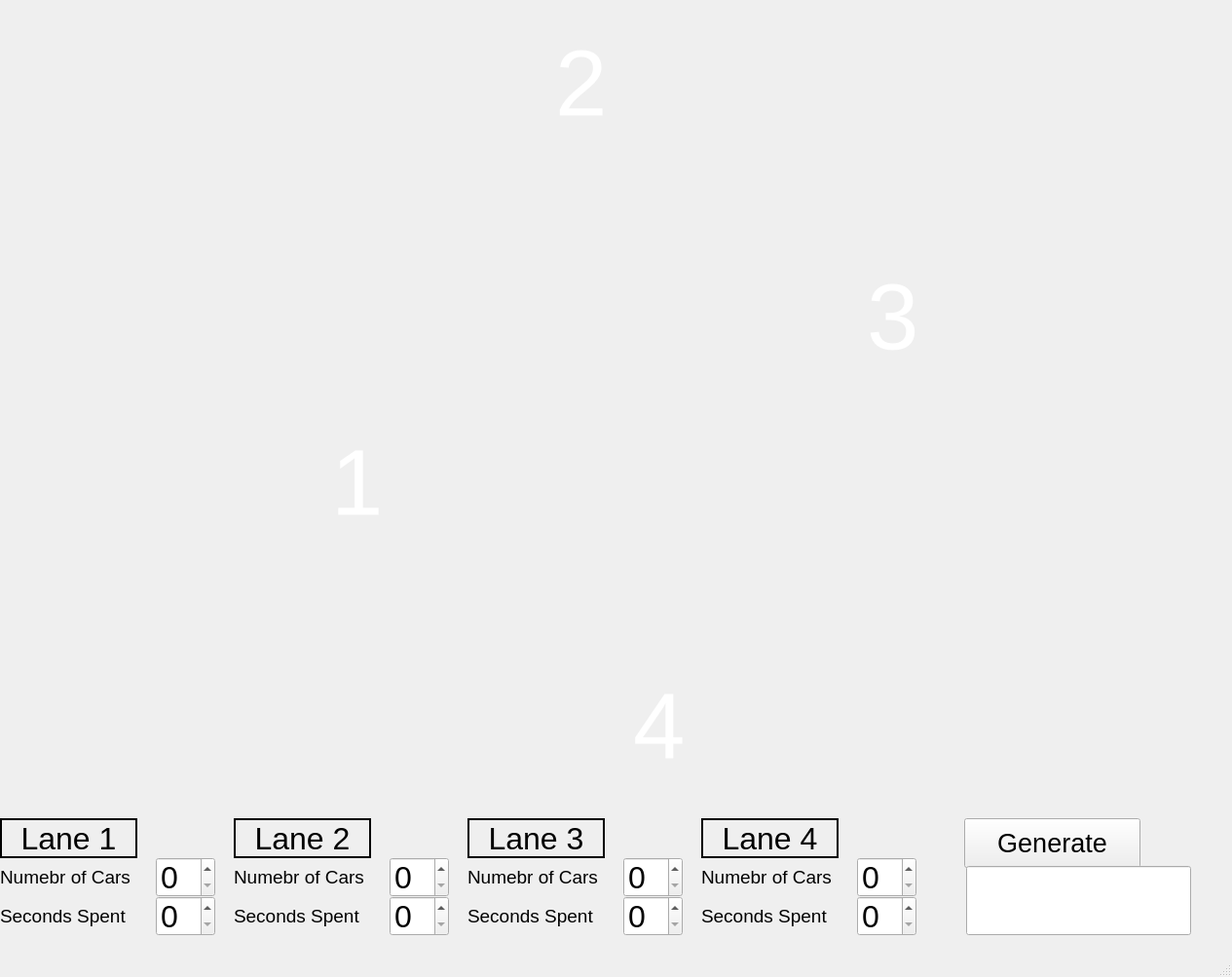
<?xml version="1.0" encoding="UTF-8"?>
<ui version="4.0">
 <class>MainWindow</class>
 <widget class="QMainWindow" name="MainWindow">
  <property name="enabled">
   <bool>true</bool>
  </property>
  <property name="geometry">
   <rect>
    <x>0</x>
    <y>0</y>
    <width>1265</width>
    <height>1003</height>
   </rect>
  </property>
  <property name="windowTitle">
   <string>Traffic Simulator</string>
  </property>
  <widget class="QWidget" name="centralwidget">
   <widget class="QLabel" name="backgroundImage">
    <property name="geometry">
     <rect>
      <x>-10</x>
      <y>0</y>
      <width>1691</width>
      <height>831</height>
     </rect>
    </property>
    <property name="sizePolicy">
     <sizepolicy hsizetype="Preferred" vsizetype="Expanding">
      <horstretch>0</horstretch>
      <verstretch>0</verstretch>
     </sizepolicy>
    </property>
    <property name="text">
     <string/>
    </property>
    <property name="pixmap">
     <pixmap>BackgroundImage.png</pixmap>
    </property>
   </widget>
   <widget class="QSpinBox" name="CarSpinBox1">
    <property name="geometry">
     <rect>
      <x>160</x>
      <y>880</y>
      <width>61</width>
      <height>41</height>
     </rect>
    </property>
    <property name="font">
     <font>
      <pointsize>24</pointsize>
     </font>
    </property>
    <property name="maximum">
     <number>20</number>
    </property>
   </widget>
   <widget class="QLabel" name="LaneLabel_1">
    <property name="geometry">
     <rect>
      <x>0</x>
      <y>840</y>
      <width>141</width>
      <height>41</height>
     </rect>
    </property>
    <property name="font">
     <font>
      <pointsize>24</pointsize>
     </font>
    </property>
    <property name="tabletTracking">
     <bool>false</bool>
    </property>
    <property name="frameShape">
     <enum>QFrame::Box</enum>
    </property>
    <property name="frameShadow">
     <enum>QFrame::Plain</enum>
    </property>
    <property name="lineWidth">
     <number>2</number>
    </property>
    <property name="text">
     <string>Lane 1</string>
    </property>
    <property name="alignment">
     <set>Qt::AlignCenter</set>
    </property>
    <property name="wordWrap">
     <bool>false</bool>
    </property>
   </widget>
   <widget class="QLabel" name="LaneLabel_2">
    <property name="geometry">
     <rect>
      <x>240</x>
      <y>840</y>
      <width>141</width>
      <height>41</height>
     </rect>
    </property>
    <property name="font">
     <font>
      <pointsize>24</pointsize>
     </font>
    </property>
    <property name="tabletTracking">
     <bool>false</bool>
    </property>
    <property name="frameShape">
     <enum>QFrame::Box</enum>
    </property>
    <property name="frameShadow">
     <enum>QFrame::Plain</enum>
    </property>
    <property name="lineWidth">
     <number>2</number>
    </property>
    <property name="text">
     <string>Lane 2</string>
    </property>
    <property name="alignment">
     <set>Qt::AlignCenter</set>
    </property>
    <property name="wordWrap">
     <bool>false</bool>
    </property>
   </widget>
   <widget class="QLabel" name="LaneLabel_3">
    <property name="geometry">
     <rect>
      <x>480</x>
      <y>840</y>
      <width>141</width>
      <height>41</height>
     </rect>
    </property>
    <property name="font">
     <font>
      <pointsize>24</pointsize>
     </font>
    </property>
    <property name="tabletTracking">
     <bool>false</bool>
    </property>
    <property name="frameShape">
     <enum>QFrame::Box</enum>
    </property>
    <property name="frameShadow">
     <enum>QFrame::Plain</enum>
    </property>
    <property name="lineWidth">
     <number>2</number>
    </property>
    <property name="text">
     <string>Lane 3</string>
    </property>
    <property name="alignment">
     <set>Qt::AlignCenter</set>
    </property>
    <property name="wordWrap">
     <bool>false</bool>
    </property>
   </widget>
   <widget class="QLabel" name="LaneLabel_4">
    <property name="geometry">
     <rect>
      <x>720</x>
      <y>840</y>
      <width>141</width>
      <height>41</height>
     </rect>
    </property>
    <property name="font">
     <font>
      <pointsize>24</pointsize>
     </font>
    </property>
    <property name="tabletTracking">
     <bool>false</bool>
    </property>
    <property name="frameShape">
     <enum>QFrame::Box</enum>
    </property>
    <property name="frameShadow">
     <enum>QFrame::Plain</enum>
    </property>
    <property name="lineWidth">
     <number>2</number>
    </property>
    <property name="text">
     <string>Lane 4</string>
    </property>
    <property name="alignment">
     <set>Qt::AlignCenter</set>
    </property>
    <property name="wordWrap">
     <bool>false</bool>
    </property>
   </widget>
   <widget class="QLabel" name="CarsLabel1">
    <property name="geometry">
     <rect>
      <x>0</x>
      <y>880</y>
      <width>161</width>
      <height>41</height>
     </rect>
    </property>
    <property name="font">
     <font>
      <pointsize>14</pointsize>
     </font>
    </property>
    <property name="text">
     <string>Numebr of Cars</string>
    </property>
   </widget>
   <widget class="QLabel" name="SecLabel1">
    <property name="geometry">
     <rect>
      <x>0</x>
      <y>920</y>
      <width>161</width>
      <height>41</height>
     </rect>
    </property>
    <property name="font">
     <font>
      <pointsize>14</pointsize>
     </font>
    </property>
    <property name="text">
     <string>Seconds Spent</string>
    </property>
   </widget>
   <widget class="QSpinBox" name="SecSpinBox1">
    <property name="geometry">
     <rect>
      <x>160</x>
      <y>920</y>
      <width>61</width>
      <height>41</height>
     </rect>
    </property>
    <property name="font">
     <font>
      <pointsize>24</pointsize>
     </font>
    </property>
   </widget>
   <widget class="QSpinBox" name="CarSpinBox2">
    <property name="geometry">
     <rect>
      <x>400</x>
      <y>880</y>
      <width>61</width>
      <height>41</height>
     </rect>
    </property>
    <property name="font">
     <font>
      <pointsize>24</pointsize>
     </font>
    </property>
    <property name="maximum">
     <number>20</number>
    </property>
   </widget>
   <widget class="QLabel" name="CarsLabel2">
    <property name="geometry">
     <rect>
      <x>240</x>
      <y>880</y>
      <width>161</width>
      <height>41</height>
     </rect>
    </property>
    <property name="font">
     <font>
      <pointsize>14</pointsize>
     </font>
    </property>
    <property name="text">
     <string>Numebr of Cars</string>
    </property>
   </widget>
   <widget class="QSpinBox" name="SecSpinBox2">
    <property name="geometry">
     <rect>
      <x>400</x>
      <y>920</y>
      <width>61</width>
      <height>41</height>
     </rect>
    </property>
    <property name="font">
     <font>
      <pointsize>24</pointsize>
     </font>
    </property>
   </widget>
   <widget class="QLabel" name="SecLabel2">
    <property name="geometry">
     <rect>
      <x>240</x>
      <y>920</y>
      <width>161</width>
      <height>41</height>
     </rect>
    </property>
    <property name="font">
     <font>
      <pointsize>14</pointsize>
     </font>
    </property>
    <property name="text">
     <string>Seconds Spent</string>
    </property>
   </widget>
   <widget class="QSpinBox" name="CarSpinBox3">
    <property name="geometry">
     <rect>
      <x>640</x>
      <y>880</y>
      <width>61</width>
      <height>41</height>
     </rect>
    </property>
    <property name="font">
     <font>
      <pointsize>24</pointsize>
     </font>
    </property>
    <property name="maximum">
     <number>20</number>
    </property>
   </widget>
   <widget class="QSpinBox" name="SecSpinBox3">
    <property name="geometry">
     <rect>
      <x>640</x>
      <y>920</y>
      <width>61</width>
      <height>41</height>
     </rect>
    </property>
    <property name="font">
     <font>
      <pointsize>24</pointsize>
     </font>
    </property>
   </widget>
   <widget class="QLabel" name="SecLabel3">
    <property name="geometry">
     <rect>
      <x>480</x>
      <y>920</y>
      <width>161</width>
      <height>41</height>
     </rect>
    </property>
    <property name="font">
     <font>
      <pointsize>14</pointsize>
     </font>
    </property>
    <property name="text">
     <string>Seconds Spent</string>
    </property>
   </widget>
   <widget class="QLabel" name="CarsLabel3">
    <property name="geometry">
     <rect>
      <x>480</x>
      <y>880</y>
      <width>161</width>
      <height>41</height>
     </rect>
    </property>
    <property name="font">
     <font>
      <pointsize>14</pointsize>
     </font>
    </property>
    <property name="text">
     <string>Numebr of Cars</string>
    </property>
   </widget>
   <widget class="QSpinBox" name="CarSpinBox4">
    <property name="geometry">
     <rect>
      <x>880</x>
      <y>880</y>
      <width>61</width>
      <height>41</height>
     </rect>
    </property>
    <property name="font">
     <font>
      <pointsize>24</pointsize>
     </font>
    </property>
    <property name="maximum">
     <number>20</number>
    </property>
   </widget>
   <widget class="QSpinBox" name="SecSpinBox4">
    <property name="geometry">
     <rect>
      <x>880</x>
      <y>920</y>
      <width>61</width>
      <height>41</height>
     </rect>
    </property>
    <property name="font">
     <font>
      <pointsize>24</pointsize>
     </font>
    </property>
   </widget>
   <widget class="QLabel" name="SecLabel4">
    <property name="geometry">
     <rect>
      <x>720</x>
      <y>920</y>
      <width>161</width>
      <height>41</height>
     </rect>
    </property>
    <property name="font">
     <font>
      <pointsize>14</pointsize>
     </font>
    </property>
    <property name="text">
     <string>Seconds Spent</string>
    </property>
   </widget>
   <widget class="QLabel" name="CarsLabel4">
    <property name="geometry">
     <rect>
      <x>720</x>
      <y>880</y>
      <width>161</width>
      <height>41</height>
     </rect>
    </property>
    <property name="font">
     <font>
      <pointsize>14</pointsize>
     </font>
    </property>
    <property name="text">
     <string>Numebr of Cars</string>
    </property>
   </widget>
   <widget class="QPushButton" name="GenButton">
    <property name="geometry">
     <rect>
      <x>990</x>
      <y>840</y>
      <width>181</width>
      <height>51</height>
     </rect>
    </property>
    <property name="font">
     <font>
      <pointsize>20</pointsize>
     </font>
    </property>
    <property name="text">
     <string>Generate</string>
    </property>
   </widget>
   <widget class="QLineEdit" name="lineEdit">
    <property name="geometry">
     <rect>
      <x>992</x>
      <y>889</y>
      <width>231</width>
      <height>71</height>
     </rect>
    </property>
    <property name="font">
     <font>
      <pointsize>12</pointsize>
     </font>
    </property>
    <property name="alignment">
     <set>Qt::AlignLeading|Qt::AlignLeft|Qt::AlignTop</set>
    </property>
   </widget>
   <widget class="QLabel" name="label">
    <property name="geometry">
     <rect>
      <x>340</x>
      <y>420</y>
      <width>191</width>
      <height>151</height>
     </rect>
    </property>
    <property name="font">
     <font>
      <pointsize>72</pointsize>
      <weight>50</weight>
      <italic>false</italic>
      <bold>false</bold>
      <underline>false</underline>
      <strikeout>false</strikeout>
      <kerning>false</kerning>
     </font>
    </property>
    <property name="styleSheet">
     <string notr="true">QLabel {
	color: #FFFFFF
}</string>
    </property>
    <property name="text">
     <string>1</string>
    </property>
   </widget>
   <widget class="QLabel" name="label_2">
    <property name="geometry">
     <rect>
      <x>570</x>
      <y>10</y>
      <width>191</width>
      <height>151</height>
     </rect>
    </property>
    <property name="font">
     <font>
      <pointsize>72</pointsize>
     </font>
    </property>
    <property name="styleSheet">
     <string notr="true">QLabel {
	color: #FFFFFF
}</string>
    </property>
    <property name="text">
     <string>2</string>
    </property>
   </widget>
   <widget class="QLabel" name="label_3">
    <property name="geometry">
     <rect>
      <x>890</x>
      <y>250</y>
      <width>191</width>
      <height>151</height>
     </rect>
    </property>
    <property name="font">
     <font>
      <pointsize>72</pointsize>
     </font>
    </property>
    <property name="styleSheet">
     <string notr="true">QLabel {
	color: #FFFFFF
}</string>
    </property>
    <property name="text">
     <string>3</string>
    </property>
   </widget>
   <widget class="QLabel" name="label_4">
    <property name="geometry">
     <rect>
      <x>650</x>
      <y>670</y>
      <width>191</width>
      <height>151</height>
     </rect>
    </property>
    <property name="font">
     <font>
      <pointsize>72</pointsize>
     </font>
    </property>
    <property name="styleSheet">
     <string notr="true">QLabel {
	color: #FFFFFF
}</string>
    </property>
    <property name="text">
     <string>4</string>
    </property>
   </widget>
  </widget>
  <widget class="QMenuBar" name="menubar">
   <property name="geometry">
    <rect>
     <x>0</x>
     <y>0</y>
     <width>1265</width>
     <height>21</height>
    </rect>
   </property>
  </widget>
  <widget class="QStatusBar" name="statusbar"/>
 </widget>
 <resources/>
 <connections/>
</ui>
